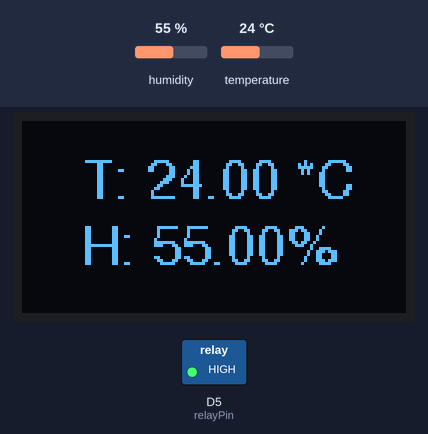
Bench run of a sketch on a simulated ESP8266 (NodeMCU). Parts: 128×64 one-colour display, switched loads named in the sketch (green lamp = pin HIGH). The inputs (shaded band) are chosen by the test bench; at power-on: temperature 24 °C, humidity 55 %. What the sketch prints to the serial monitor is not drawn.

Above: at 6.2 s.
6.3 s: temperature set to 29.6 °C
At 7.7 s:
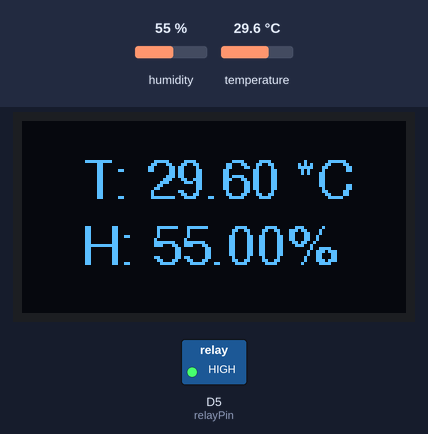
8.6 s: temperature set to 30.8 °C
At 10.2 s:
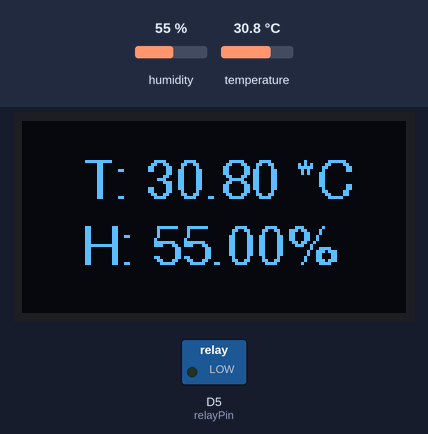
10.6 s: humidity set to 22 %
At 12.4 s:
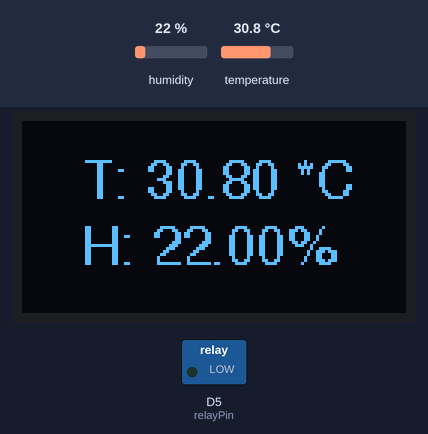
12.7 s: humidity set to 40 %
At 13.7 s:
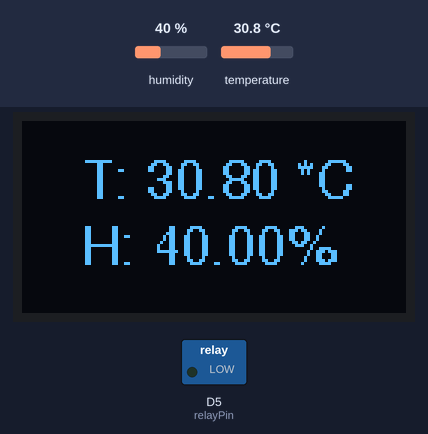
Timing chart, 0 to 15.7 s (numbered marks = the images above; inputs shaded):
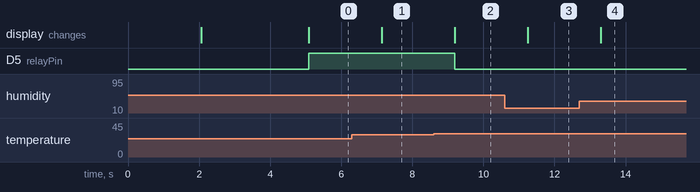

The sketch:

egg_incubator.ino
```cpp
#include <Adafruit_Sensor.h>
#include <Adafruit_BME280.h>
#include <Adafruit_GFX.h>
#include <Adafruit_SSD1306.h>
#include <Fonts/FreeSans9pt7b.h>
#include <Wire.h>

#define T_MIN    28
#define T_MAX    30

const int relayPin = D5;

Adafruit_BME280 bme;
Adafruit_SSD1306 oled(128, 64, &Wire, -1);

void setup() {
  Serial.begin(115200);

  pinMode(relayPin, OUTPUT);

  if (!bme.begin(0x76)) {
    Serial.println("Could not find a valid BME280 sensor, check wiring!");
    for (;;);
  }

  if (!oled.begin(SSD1306_SWITCHCAPVCC, 0x3C)) {
    Serial.println("SSD1306 allocation failed");
    for (;;);
  }

  delay(2000);

  oled.setFont(&FreeSans9pt7b);
  oled.clearDisplay();

  oled.setTextSize(1);
  oled.setTextColor(WHITE);
  oled.setCursor(0, 20);

  // Display static text
  oled.println("Initializing");
  oled.println("incubator...");
  oled.display();

  delay(3000);
}

void loop() {
  float temperature = bme.readTemperature();
  float humidity = bme.readHumidity();

  Serial.print("Temperature: ");
  Serial.print(temperature);
  Serial.print(" *C    ");
  Serial.print("Humidity: ");
  Serial.print(humidity);
  Serial.print("%");
  Serial.println();

  oled.clearDisplay();
  oled.setCursor(0, 25);
  oled.print("    T: ");
  oled.print(temperature);
  oled.print(" *C");
  oled.println();

  oled.print("    H: ");
  oled.print(humidity);
  oled.print("%");
  oled.display();

  if (temperature < T_MIN) {
    digitalWrite(relayPin, HIGH);
  }

  if (temperature > T_MAX) {
    digitalWrite(relayPin, LOW);
  }

  delay(1000);
}
```

Measured:
- the behaviour switches between 30 and 30.1 °C on temperature (found by bisection; images 1 and 2)
- after the input at 6.3 s, the display: changes after 0.84 s (image 1)
- after the input at 8.6 s, D5 (relayPin): HIGH → LOW after 0.60 s; the display: changes after 0.60 s (image 2)
- after the input at 10.6 s, the display: changes after 0.65 s (image 3)
- after the input at 12.7 s, the display: changes after 0.61 s (image 4)
